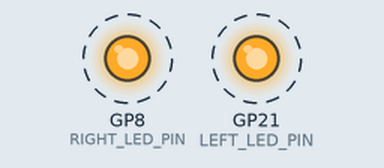
A sketch run on a simulated Raspberry Pi Pico. Shown: output pins drawn as LEDs (lit = HIGH). Dashed ring = blinking. What the sketch prints to the serial monitor is not drawn.

Above: at 0.2 s.
Timing chart, 0 to 3.0 s (numbered marks = the images above):
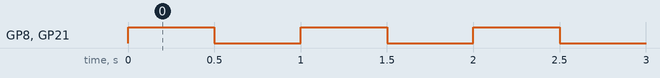

Measured:
- by itself, GP8 (RIGHT_LED_PIN), GP21 (LEFT_LED_PIN): alternates HIGH for 0.50 s and LOW for 0.50 s

The sketch:

LAB10_Multicore_processing.ino
```cpp
#include <Arduino.h>
#include "pico/multicore.h"

const uint LEFT_LED_PIN = 21;
const uint RIGHT_LED_PIN = 8;

void blink_left_led()
{
    while (true)
    {
        digitalWrite(LEFT_LED_PIN, HIGH);
        delay(500);
        digitalWrite(LEFT_LED_PIN, LOW);
        delay(500);
    }
}

void blink_right_led()
{
    while (true)
    {
        digitalWrite(RIGHT_LED_PIN, HIGH);
        delay(500);
        digitalWrite(RIGHT_LED_PIN, LOW);
        delay(500);
    }
}

// Function to be run on core 1
void core1_entry()
{
    pinMode(RIGHT_LED_PIN, OUTPUT);
    blink_right_led();
}

// Running on Core0
void setup()
{
    Serial.begin(115200);
    while (!Serial);
    Serial.println("Start RPI_Pico_Multicore Core0");

    pinMode(LEFT_LED_PIN, OUTPUT);

    // Launch core 1
    multicore_launch_core1(core1_entry);
}

void loop()
{
    blink_left_led();
}
```
